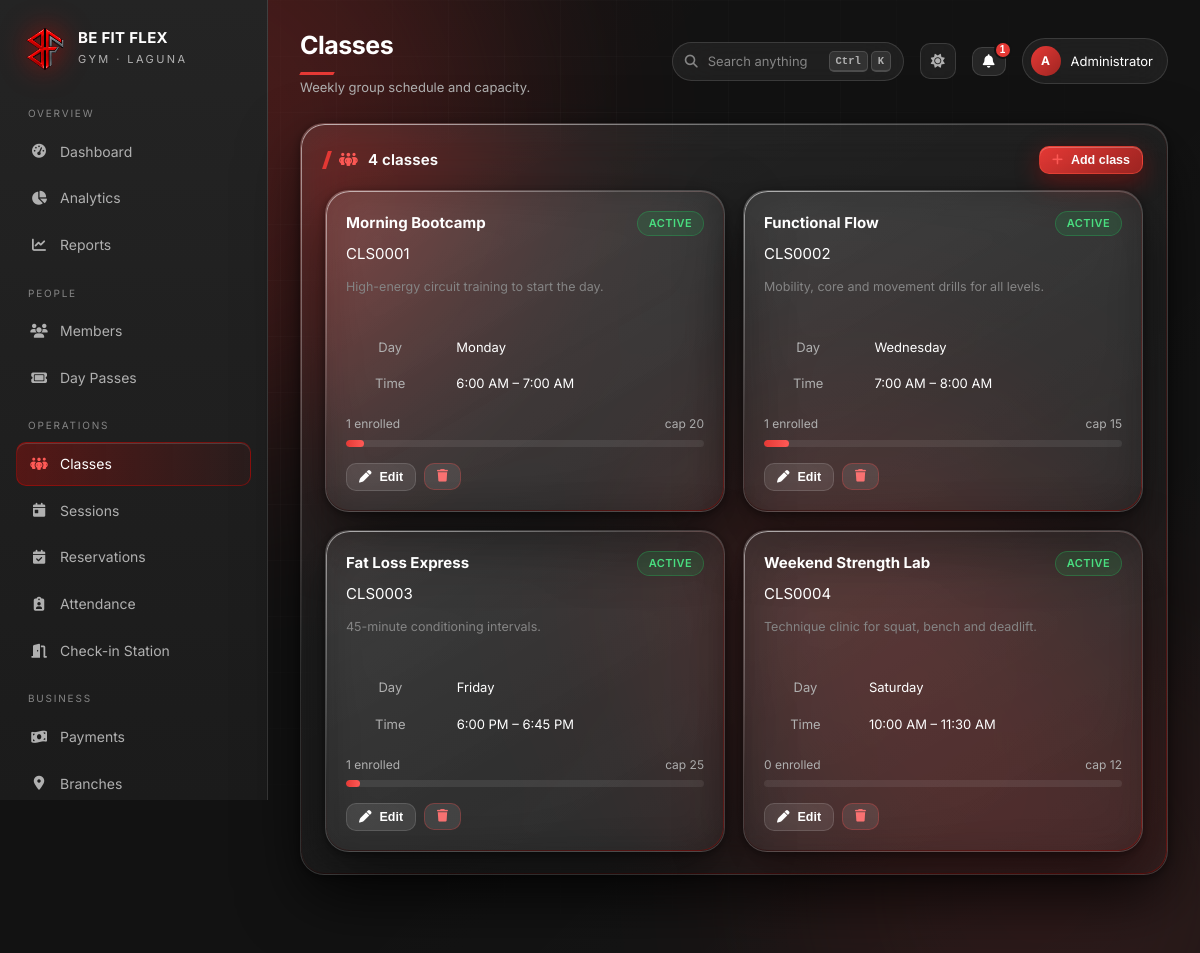
The page /admin/classes.php (signed in) on the database its author committed.
### tables this page shows
CREATE TABLE classes (
    class_id VARCHAR(50) PRIMARY KEY,
    class_name VARCHAR(255) NOT NULL,
    class_description LONGTEXT,
    schedule_day VARCHAR(20) NOT NULL,
    start_time TIME NOT NULL,
    end_time TIME NOT NULL,
    max_capacity INT NOT NULL DEFAULT 20,
    class_status ENUM('Active','Inactive','Cancelled') NOT NULL DEFAULT 'Active',
    created_at TIMESTAMP DEFAULT CURRENT_TIMESTAMP,
    updated_at TIMESTAMP DEFAULT CURRENT_TIMESTAMP ON UPDATE CURRENT_TIMESTAMP,
    INDEX idx_class_status (class_status), INDEX idx_schedule_day (schedule_day)
);

### config/db.php (called while the page is built, shortened)
<?php
function db(): PDO
{
    static $pdo = null;
    if ($pdo instanceof PDO) {
        return $pdo;
    }
    $dsn = sprintf('mysql:host=%s;port=%s;dbname=%s;charset=utf8mb4', DB['host'], DB['port'], DB['name']);
    try {
        $pdo = new PDO($dsn, DB['user'], DB['pass'], [
            PDO::ATTR_ERRMODE            => PDO::ERRMODE_EXCEPTION,
            PDO::ATTR_DEFAULT_FETCH_MODE => PDO::FETCH_ASSOC,
            PDO::ATTR_EMULATE_PREPARES   => false,
        ]);
    } catch (PDOException $e) {
        http_response_code(500);
        error_log('Database connection failed: ' . $e->getMessage());
        echo '<!doctype html><meta charset="utf-8">'
           . '<div style="font:16px system-ui;background:#0a0a0a;color:#eee;padding:40px;height:100vh">'
           . '<h1 style="color:#E10600">Database connection failed</h1>'
           . '<p>MySQL is not reachable, the database has not been imported, or its environment variables are incorrect.</p>'
           . '<p>Check the database service and application logs, then verify the MYSQLHOST, MYSQLPORT, MYSQLDATABASE, MYSQLUSER, and MYSQLPASSWORD settings.</p></div>';
        exit;
    }
    return $pdo;
}

### admin/classes.php (the view, shortened to what this page needs)
<?php
$classes = rows(
    'SELECT c.*,
            (SELECT COUNT(DISTINCT member_id) FROM class_attendance ca WHERE ca.class_id = c.class_id) AS enrolled
       FROM classes c
      ORDER BY FIELD(c.schedule_day,"Monday","Tuesday","Wednesday","Thursday","Friday","Saturday","Sunday"), c.start_time'
);
include __DIR__ . '/../includes/header.php';
?>
<div class="panel glass">
  <h2><i class="fa-solid fa-people-group"></i> <?= count($classes) ?> class<?= count($classes) === 1 ? '' : 'es' ?>
    <button class="btn red sm" data-shortcut="new" onclick="newClass()"><i class="fa-solid fa-plus"></i> Add class</button>
  </h2>
  <div class="grid c3">
    <?php foreach ($classes as $c):
      $pct = $c['max_capacity'] ? min(100, round($c['enrolled'] / $c['max_capacity'] * 100)) : 0; ?>
      <div class="glass hover" style="padding:20px">
        <div style="display:flex;justify-content:space-between;gap:10px;margin-bottom:6px">
          <b style="font-size:15px"><?= e($c['class_name']) ?></b>
          <?= badge($c['class_status']) ?>
        </div>
        <div class="mono" style="margin-bottom:12px"><?= e($c['class_id']) ?></div>
        <p class="note" style="margin-bottom:14px;min-height:38px"><?= e($c['class_description'] ?: '—') ?></p>
        <table class="kv" style="width:100%;font-size:13px">
          <tr><th>Day</th><td><?= e($c['schedule_day']) ?></td></tr>
          <tr><th>Time</th><td><?= timeh($c['start_time']) ?> – <?= timeh($c['end_time']) ?></td></tr>
        </table>
        <div style="margin-top:14px">
          <div style="display:flex;justify-content:space-between;font-size:12px;color:var(--muted);margin-bottom:6px">
            <span><?= (int) $c['enrolled'] ?> enrolled</span><span>cap <?= (int) $c['max_capacity'] ?></span>
          </div>
          <div class="bar"><span style="width:<?= $pct ?>%"></span></div>
        </div>
        <div style="display:flex;gap:8px;margin-top:16px">
          <button class="btn sm" onclick='editClass(<?= json_encode($c, JSON_HEX_APOS | JSON_HEX_QUOT) ?>)'>
            <i class="fa-solid fa-pen"></i> Edit</button>
          <form method="post" style="display:inline" onsubmit="return confirm('Delete this class and its attendance records?')">
            <button class="btn sm danger"><i class="fa-solid fa-trash"></i></button>
          </form>
        </div>
      </div>
    <?php endforeach; ?>
  </div>
</div>
<?php include __DIR__ . '/../includes/footer.php'; ?>

### includes/helpers.php (shortened to what this page needs)
<?php
function e(mixed $v): string
{
    return htmlspecialchars((string) $v, ENT_QUOTES, 'UTF-8');
}
function timeh(?string $v): string
{
    return $v ? date('g:i A', strtotime($v)) : '—';
}
function badge(?string $status): string
{
    $map = [
        'Active' => 'ok', 'Paid' => 'ok', 'Completed' => 'ok', 'Present' => 'ok', 'Confirmed' => 'ok',
        'Pending' => 'warn', 'Scheduled' => 'warn', 'Late' => 'warn', 'Ongoing' => 'warn',
        'Inactive' => 'mute', 'Absent' => 'mute',
        'Overdue' => 'bad', 'Expired' => 'bad', 'Cancelled' => 'bad',
    ];
    $tone = $map[$status] ?? 'mute';
    return '<span class="chip ' . $tone . '">' . e($status ?? '—') . '</span>';
}
function stmt(string $sql): PDOStatement
{
    static $cache = [];
    return $cache[$sql] ??= db()->prepare($sql);
}
function rows(string $sql, array $args = []): array
{
    $s = stmt($sql);
    $s->execute($args);
    $r = $s->fetchAll();
    return $r;
}

### assets/css/glass.css (style rules this page uses)
:root { --red: #E53935; --red-hot: #FF5A56; --red-deep: #9F2522; --ink: #121212; --ink-2: #1F1F1F; --glass: rgba(255,255,255,.055); --glass-2: rgba(255,255,255,.085); --stroke: rgba(255,255,255,.13); --stroke-hot: rgba(225,6,0,.45); --text: #FFFFFF; --muted: #B0B0B0; --dim: #858585; --ok: #22C55E; --warn: #F59E0B; --bad: #EF4444; --info: #38BDF8; --r-lg: 24px; --r-md: 16px; --r-sm: 10px; --blur: saturate(180%) blur(22px); --shadow: 0 24px 60px rgba(0,0,0,.55), 0 2px 8px rgba(0,0,0,.4); --edge: inset 0 1px 0 rgba(255,255,255,.20), inset 0 -1px 0 rgba(0,0,0,.35); }
* { box-sizing: border-box; margin: 0; padding: 0; }
html { scroll-behavior: smooth; }
body { min-height: 100vh; background: var(--ink); color: var(--text); font: 15px/1.55 "Inter", -apple-system, BlinkMacSystemFont, "Segoe UI", Roboto, Arial, sans-serif; -webkit-font-smoothing: antialiased; overflow-x: hidden; }
body::before { content: ""; position: fixed; inset: 0; z-index: -1; pointer-events: none; background: linear-gradient(135deg, rgba(229,57,53,.06), transparent 34%), linear-gradient(315deg, rgba(255,255,255,.025), transparent 42%); }
.glass { position: relative; background: linear-gradient(150deg, var(--glass-2), var(--glass) 45%, rgba(255,255,255,.03)); backdrop-filter: var(--blur); -webkit-backdrop-filter: var(--blur); border: 1px solid var(--stroke); border-radius: var(--r-lg); box-shadow: var(--shadow), var(--edge); }
.glass::before { content: ""; position: absolute; inset: 0; border-radius: inherit; padding: 1px; background: linear-gradient(140deg, rgba(255,255,255,.55), rgba(255,255,255,0) 38%, rgba(225,6,0,.35) 100%); -webkit-mask: linear-gradient(#000 0 0) content-box, linear-gradient(#000 0 0); -webkit-mask-composite: xor; mask-composite: exclude; pointer-events: none; }
.glass.hover { transition: transform .3s cubic-bezier(.2,.8,.2,1), border-color .3s, box-shadow .3s; }
.grid { display: grid; gap: 18px; }
.grid.c3 { grid-template-columns: repeat(auto-fit, minmax(280px, 1fr)); }
.panel { padding: 22px 24px; margin-bottom: 18px; }
.panel > h2 { font-size: 15px; font-weight: 650; letter-spacing: .01em; display: flex; align-items: center; gap: 10px; margin-bottom: 16px; }
.panel > h2::before { content: ""; width: 4px; height: 18px; background: var(--red); transform: skewX(-18deg); flex: 0 0 auto; }
.panel > h2 i { color: var(--red-hot); }
table { width: 100%; border-collapse: separate; border-spacing: 0; font-size: 13.5px; }
tbody td { padding: 13px 14px; border-bottom: 1px solid rgba(255,255,255,.055); vertical-align: middle; }
tbody tr { transition: background .18s; }
tbody tr:last-child td { border-bottom: 0; }
.chip { display: inline-block; padding: 3px 11px; border-radius: 999px; font-size: 11px; font-weight: 600; letter-spacing: .04em; text-transform: uppercase; border: 1px solid transparent; white-space: nowrap; }
.chip.ok { background: rgba(34,197,94,.14); color: #4ADE80; border-color: rgba(34,197,94,.3); }
.btn { display: inline-flex; align-items: center; gap: 8px; padding: 9px 18px; border-radius: var(--r-sm); border: 1px solid var(--stroke); background: var(--glass-2); color: var(--text); font-size: 13.5px; font-weight: 550; cursor: pointer; text-decoration: none; backdrop-filter: var(--blur); -webkit-backdrop-filter: var(--blur); transition: all .2s; }
.btn.red { background: linear-gradient(135deg, var(--red), var(--red-deep)); border-color: rgba(255,80,60,.5); color: #fff; box-shadow: 0 8px 24px rgba(225,6,0,.35), inset 0 1px 0 rgba(255,255,255,.25); }
.btn.sm { padding: 6px 12px; font-size: 12.5px; }
.btn.danger { color: #F87171; border-color: rgba(239,68,68,.32); }
.bar { height: 7px; border-radius: 999px; background: rgba(255,255,255,.08); overflow: hidden; }
.bar > span { display: block; height: 100%; border-radius: 999px; background: linear-gradient(90deg, var(--red), var(--red-hot)); }
.kv { width: auto; }
.kv th { text-transform: none; letter-spacing: 0; font-size: 13px; color: var(--muted); font-weight: 400; padding: 8px 22px 8px 0; border: 0; }
.kv td { padding: 8px 0; border: 0; }
.note { font-size: 12.5px; color: var(--dim); line-height: 1.65; }

### assets/css/ui.css (style rules this page uses)
:root { --row-y: 13px; --panel-p: 22px; }
.panel { padding: var(--panel-p) calc(var(--panel-p) + 2px); }
tbody td { padding: var(--row-y) 14px; }

### rows shown on the page
classes: class_name "Morning Bootcamp", class_status "ACTIVE", class_id "CLS0001", class_description "High-energy circuit training to start the day.", schedule_day "Monday", start_time "6:00 AM", end_time "7:00 AM", enrolled "1", max_capacity "20", $pct 5 (drawn)
classes: class_name "Functional Flow", class_status "ACTIVE", class_id "CLS0002", class_description "Mobility, core and movement drills for all levels.", schedule_day "Wednesday", start_time "7:00 AM", end_time "8:00 AM", enrolled "1", max_capacity "15", $pct 7 (drawn)
classes: class_name "Fat Loss Express", class_status "ACTIVE", class_id "CLS0003", class_description "45-minute conditioning intervals.", schedule_day "Friday", start_time "6:00 PM", end_time "6:45 PM", enrolled "1", max_capacity "25", $pct 4 (drawn)
classes: class_name "Weekend Strength Lab", class_status "ACTIVE", class_id "CLS0004", class_description "Technique clinic for squat, bench and deadlift.", schedule_day "Saturday", start_time "10:00 AM", end_time "11:30 AM", enrolled "0", max_capacity "12"

### other values the page prints
$group "OVERVIEW"
$label "Dashboard"
$label "Analytics"
$label "Reports"
$group "PEOPLE"
$label "Members"
$label "Day Passes"
$group "OPERATIONS"
$label "Classes"
$label "Sessions"
$label "Reservations"
$label "Attendance"
$label "Check-in Station"
$group "BUSINESS"
$label "Payments"
